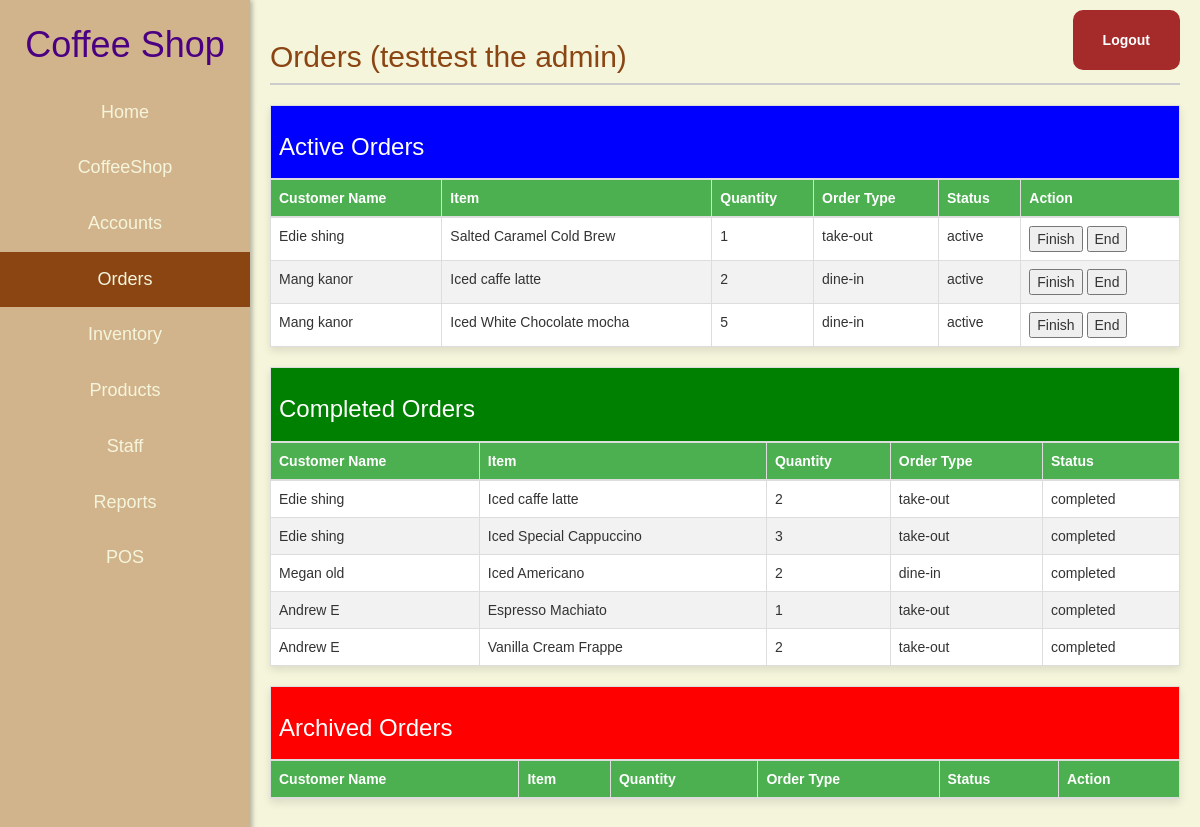
Page /Dashboard/Orders.php (signed in) on the committed database.
### tables this page shows
CREATE TABLE `tblorderitem` (
  `orderitem_id` int(11) NOT NULL,
  `quantity` int(11) DEFAULT NULL,
  `status` enum('active','completed','ended') NOT NULL,
  `orderid` int(11) DEFAULT NULL,
  `productid` int(11) DEFAULT NULL
);

CREATE TABLE `tblcustomers` (
  `customerid` int(11) NOT NULL,
  `customername` varchar(255) NOT NULL,
  `contactnumber` varchar(13) DEFAULT NULL,
  `email` varchar(255) DEFAULT NULL,
  `address` varchar(255) DEFAULT NULL
);

CREATE TABLE `tblproducts` (
  `product_id` int(11) NOT NULL,
  `product_name` varchar(255) NOT NULL,
  `product_description` text DEFAULT NULL,
  `price` decimal(10,2) NOT NULL,
  `status` varchar(20) DEFAULT NULL,
  `category` varchar(50) DEFAULT NULL
);

CREATE TABLE `tblorders` (
  `order_id` int(11) NOT NULL,
  `order_type` varchar(255) NOT NULL,
  `order_datetime` datetime NOT NULL,
  `customer_id` int(11) NOT NULL
);

### public/Dashboard/Orders.php (the view, shortened to what this page needs)
<?php
$servername = "127.0.0.1";
$user = "root";
$pass = "";
$dbname = "dbcoffee_shop";
$conn = new mysqli($servername, $user, $pass, $dbname);
?>
<!DOCTYPE html>
<html lang="en">
<head>
    <link rel="stylesheet" href="https://maxcdn.bootstrapcdn.com/font-awesome/4.7.0/css/font-awesome.min.css">
    <link rel="stylesheet" href="https://maxcdn.bootstrapcdn.com/bootstrap/3.3.7/css/bootstrap.min.css">
    <link rel="stylesheet" href="dashboard.css" />
</head>
<body>
    <div class="dashboard">
        <div class="sidebar">
            <h1>Coffee Shop</h1>
            <?php if ($_SESSION['position'] == "barista") : ?>
                <ul>
                    <li><a href="Orders.php">Orders</a></li>
                </ul>
            <?php else : ?>
                <ul>
                    <li><a href="dashboard.php">Home</a></li>
                    <li><a href="coffeeshop_info.php">CoffeeShop</a></li>
                    <li><a href="accounts.php">Accounts</a></li>
                    <li style="background-color: var(--primary-color);"><a href="Orders.php">Orders</a></li>
                    <li><a href="Inventory.php">Inventory</a></li>
                    <li><a href="Products.php">Products</a></li>
                    <li><a href="Staff.php">Staff</a></li>
                    <li><a href="Reports.php">Reports</a></li>
                    <li><a href="../POS front-end/Main.php">POS</a></li>
                </ul>
            <?php endif; ?>
        </div>
        <div class="top-right">
            <a href="logout.php" class="login-button">Logout</a>
        </div>
        <div class="content">
            <h2>Orders
                <?php echo " (" . $_SESSION['username'] . " the " . $_SESSION['position'] . ") " ?>
            </h2>
            <div>
                <form method="post" action="<?php echo $_SERVER['PHP_SELF']; ?>">
                    <table class="table table-bordered" id="ordersTable" width="100%" cellspacing="0">
                        <thead>
                            <tr>
                                <th colspan="6" style="background-color: blue;">
                                    <h3>Active Orders</h3>
                                </th>
                            </tr>
                            <tr>
                                <th>Customer Name</th>
                                <th>Item</th>
                                <th>Quantity</th>
                                <th>Order Type</th>
                                <th>Status</th>
                                <th>Action</th>
                            </tr>
                        </thead>
                        <tbody>
                            <?php
                            $sql_ordersActive = "SELECT
                            oi.orderitem_id,
                            c.customername,
                            p.product_name,
                            oi.quantity AS total_quantity,
                            o.order_type,
                            oi.status AS order_status
                        FROM
                            tblorderitem oi
                        JOIN
                            tblorders o ON oi.orderid = o.order_id
                        JOIN
                            tblproducts p ON oi.productid = p.product_id
                        JOIN
                            tblcustomers c ON o.customer_id = c.customerid
                        WHERE
                            oi.status = 'active'
                        GROUP BY
                            c.customerid, c.customername, p.product_name, o.order_type, oi.status";
                            $result_ordersActive = $conn->query($sql_ordersActive);
                            while ($row = $result_ordersActive->fetch_assoc()) : ?>
                                <tr>
                                    <td>
                                        <?php echo $row['customername']; ?>
                                    </td>
                                    <td>
                                        <?php echo $row['product_name']; ?>
                                    </td>
                                    <td>
                                        <?php echo $row['total_quantity']; ?>
                                    </td>
                                    <td>
                                        <?php echo $row['order_type']; ?>
                                    </td>
                                    <td>
                                        <?php echo $row['order_status']; ?>
                                    </td>
                                    <td>
                                        <button type="submit" name="finish_order" value="<?php echo $row['orderitem_id']; ?>">Finish</button>
                                        <button type="submit" name="ended_order" value="<?php echo $row['orderitem_id']; ?>">End</button>
                                    </td>
                                </tr>
                            <?php endwhile; ?>
                        </tbody>
                    </table>
                </form>
            </div>
            <div>
                <form method="post" action="<?php echo $_SERVER['PHP_SELF']; ?>">
                    <table class="table table-bordered" id="ordersTable" width="100%" cellspacing="0">
                        <thead>
                            <tr>
                                <th colspan="5" style="background-color: green;">
                                    <h3>Completed Orders</h3>
                                </th>
                            </tr>
                            <tr>
                                <th>Customer Name</th>
                                <th>Item</th>
                                <th>Quantity</th>
                                <th>Order Type</th>
                                <th>Status</th>
                            </tr>
                        </thead>
                        <tbody>
                            <?php
                            $sql_ordersComplete = "SELECT
                            oi.orderitem_id,
                            c.customername,
                            p.product_name,
                            oi.quantity AS total_quantity,
                            o.order_type,
                            oi.status AS order_status
                        FROM
                            tblorderitem oi
                        JOIN
                            tblorders o ON oi.orderid = o.order_id
                        JOIN
                            tblproducts p ON oi.productid = p.product_id
                        JOIN
                            tblcustomers c ON o.customer_id = c.customerid
                        WHERE
                            oi.status = 'completed'
                        GROUP BY
                            c.customerid, c.customername, p.product_name, o.order_type, oi.status
                            ";
                            $result_ordersComplete = $conn->query($sql_ordersComplete);
                            while ($row = $result_ordersComplete->fetch_assoc()) : ?>
                                <tr>
                                    <td>
                                        <?php echo $row['customername']; ?>
                                    </td>
                                    <td>
                                        <?php echo $row['product_name']; ?>
                                    </td>
                                    <td>
                                        <?php echo $row['total_quantity']; ?>
                                    </td>
                                    <td>
                                        <?php echo $row['order_type']; ?>
                                    </td>
                                    <td>
                                        <?php echo $row['order_status']; ?>
                                    </td>
                                </tr>
                            <?php endwhile; ?>
                        </tbody>
                    </table>
                </form>
            </div>
            <div>
                <form method="post" action="<?php echo $_SERVER['PHP_SELF']; ?>">
                    <table class="table table-bordered" id="ordersTable" width="100%" cellspacing="0">
                        <thead>
                            <tr>
                                <th colspan="6" style="background-color: red;">
                                    <h3>Archived Orders</h3>
                                </th>
                            </tr>
                            <tr>
                                <th>Customer Name</th>
                                <th>Item</th>
                                <th>Quantity</th>
                                <th>Order Type</th>
                                <th>Status</th>
                                <th>Action</th>
                            </tr>
                        </thead>
                    </table>
                </form>
            </div>
            <br><br>
        </div>
    </div>
</body>
</html>

### public/Dashboard/dashboard.css (style rules this page uses)
:root { --primary-color: #8B4513; --secondary-color: #D2B48C; --background-color: #F5F5DC; --text-color: #4B0082; --button-color: #A52A2A; }
body, html { margin: 0; padding: 0; font-family: Arial, sans-serif; height: 100%; background-color: var(--background-color); }
.dashboard { display: flex; height: 100%; }
.sidebar { width: 250px; background-color: var(--secondary-color); color: var(--text-color); padding: 5px 0; box-shadow: 2px 0 5px rgba(0, 0, 0, 0.3); position: fixed; height: 100%; top: 0; left: 0; overflow-y: auto; }
.sidebar h1 { text-align: center; margin-bottom: 20px; }
.sidebar ul { list-style-type: none; text-align: center; padding: 0; }
.sidebar ul li { margin: 0; }
.sidebar ul li a { display: flex; justify-content: center; align-items: center; padding: 15px; color: #F5F5DC; text-decoration: none; font-size: 18px; transition: 0.3s; }
.content { background-color: var(--background-color); margin-left: 250px; padding: 20px; width: calc(100% - 250px); }
.content h2 { color: var(--primary-color); border-bottom: 2px solid #ccc; padding-bottom: 10px; }
.top-right { position: absolute; top: 10px; right: 10px; }
.login-button { background-color: var(--button-color); color: white; padding: 20px 30px; margin-right: 10px; text-decoration: none; border-radius: 10px; font-weight: bold; transition: background-color 0.3s; display: inline-block; }

### public/Dashboard/Orders.php (style rules this page uses)
body { font-family: Arial, sans-serif; background-color: #F5F5DC; }
table { margin: 20px auto; border-collapse: collapse; box-shadow: 0 4px 8px rgba(0, 0, 0, 0.1); background-color: #fff; color: #333; }
th, td { border: 1px solid #ddd; padding: 15px; text-align: left; }
th { background-color: #4caf50; color: #fff; }
tr:nth-child(even) { background-color: #f2f2f2; }

### rows in the picture
tblorderitem: tblcustomers.customername "Edie shing", productid.product_name "Salted Caramel Cold Brew", quantity "1", orderid.order_type "take-out", status "active", $row['orderitem_id'] 2 (drawn)
tblorderitem: tblcustomers.customername "Mang kanor", productid.product_name "Iced caffe latte", quantity "2", orderid.order_type "dine-in", status "active", $row['orderitem_id'] 5 (drawn)
tblorderitem: tblcustomers.customername "Mang kanor", productid.product_name "Iced White Chocolate mocha", quantity "5", orderid.order_type "dine-in", status "active", $row['orderitem_id'] 4 (drawn)
tblorderitem: tblcustomers.customername "Edie shing", productid.product_name "Iced caffe latte", quantity "2", orderid.order_type "take-out", status "completed"
tblorderitem: tblcustomers.customername "Edie shing", productid.product_name "Iced Special Cappuccino", quantity "3", orderid.order_type "take-out", status "completed"
tblorderitem: tblcustomers.customername "Megan old", productid.product_name "Iced Americano", quantity "2", orderid.order_type "dine-in", status "completed"
tblorderitem: tblcustomers.customername "Andrew E", productid.product_name "Espresso Machiato", quantity "1", orderid.order_type "take-out", status "completed"
tblorderitem: tblcustomers.customername "Andrew E", productid.product_name "Vanilla Cream Frappe", quantity "2", orderid.order_type "take-out", status "completed"

### other values in the picture
$_SESSION['username'] "testtest"
$_SESSION['position'] "admin"
